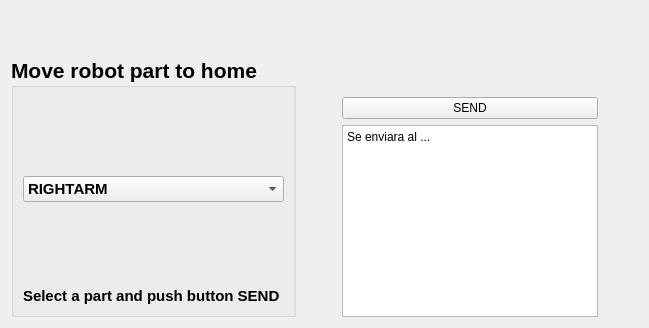
       <widget class="QWidget" name="Pagina_home">
        <attribute name="title">
         <string>Home</string>
        </attribute>
        <layout class="QFormLayout" name="formLayout_8">
         <item row="1" column="0">
          <widget class="QGroupBox" name="groupBox_7">
           <property name="font">
            <font>
             <pointsize>16</pointsize>
             <weight>75</weight>
             <bold>true</bold>
            </font>
           </property>
           <property name="title">
            <string>Move robot part to home</string>
           </property>
           <layout class="QVBoxLayout" name="verticalLayout_10">
            <item>
             <spacer name="verticalSpacer_5">
              <property name="orientation">
               <enum>Qt::Vertical</enum>
              </property>
              <property name="sizeHint" stdset="0">
               <size>
                <width>20</width>
                <height>40</height>
               </size>
              </property>
             </spacer>
            </item>
            <item>
             <widget class="QComboBox" name="part_home">
              <property name="font">
               <font>
                <pointsize>11</pointsize>
               </font>
              </property>
              <item>
               <property name="text">
                <string>RIGHTARM</string>
               </property>
              </item>
              <item>
               <property name="text">
                <string>LEFTARM</string>
               </property>
              </item>
              <item>
               <property name="text">
                <string>HEAD</string>
               </property>
              </item>
              <item>
               <property name="text">
                <string>All</string>
               </property>
              </item>
             </widget>
            </item>
            <item>
             <spacer name="verticalSpacer_7">
              <property name="orientation">
               <enum>Qt::Vertical</enum>
              </property>
              <property name="sizeHint" stdset="0">
               <size>
                <width>20</width>
                <height>40</height>
               </size>
              </property>
             </spacer>
            </item>
            <item>
             <widget class="QLabel" name="label_9">
              <property name="font">
               <font>
                <pointsize>11</pointsize>
               </font>
              </property>
              <property name="text">
               <string>Select a part and push button SEND </string>
              </property>
             </widget>
            </item>
           </layout>
          </widget>
         </item>
         <item row="0" column="0">
          <spacer name="verticalSpacer_4">
           <property name="orientation">
            <enum>Qt::Vertical</enum>
           </property>
           <property name="sizeHint" stdset="0">
            <size>
             <width>20</width>
             <height>40</height>
            </size>
           </property>
          </spacer>
         </item>
         <item row="1" column="1">
          <layout class="QHBoxLayout" name="horizontalLayout_22">
           <item>
            <layout class="QHBoxLayout" name="horizontalLayout_23">
             <property name="sizeConstraint">
              <enum>QLayout::SetFixedSize</enum>
             </property>
             <item>
              <layout class="QHBoxLayout" name="horizontalLayout_24">
               <item>
                <spacer name="horizontalSpacer_15">
                 <property name="orientation">
                  <enum>Qt::Horizontal</enum>
                 </property>
                 <property name="sizeHint" stdset="0">
                  <size>
                   <width>40</width>
                   <height>20</height>
                  </size>
                 </property>
                </spacer>
               </item>
               <item>
                <layout class="QVBoxLayout" name="verticalLayout_56">
                 <item>
                  <spacer name="verticalSpacer_28">
                   <property name="orientation">
                    <enum>Qt::Vertical</enum>
                   </property>
                   <property name="sizeHint" stdset="0">
                    <size>
                     <width>20</width>
                     <height>40</height>
                    </size>
                   </property>
                  </spacer>
                 </item>
                 <item>
                  <widget class="QPushButton" name="sendButton4">
                   <property name="text">
                    <string>SEND</string>
                   </property>
                  </widget>
                 </item>
                 <item>
                  <widget class="QPlainTextEdit" name="aDonde4">
                   <property name="plainText">
                    <string>Se enviara al ...</string>
                   </property>
                  </widget>
                 </item>
                </layout>
               </item>
              </layout>
             </item>
            </layout>
           </item>
           <item>
            <spacer name="horizontalSpacer_18">
             <property name="orientation">
              <enum>Qt::Horizontal</enum>
             </property>
             <property name="sizeHint" stdset="0">
              <size>
               <width>40</width>
               <height>20</height>
              </size>
             </property>
            </spacer>
           </item>
           <item>
            <layout class="QVBoxLayout" name="verticalLayout_57"/>
           </item>
          </layout>
         </item>
        </layout>
       </widget>
